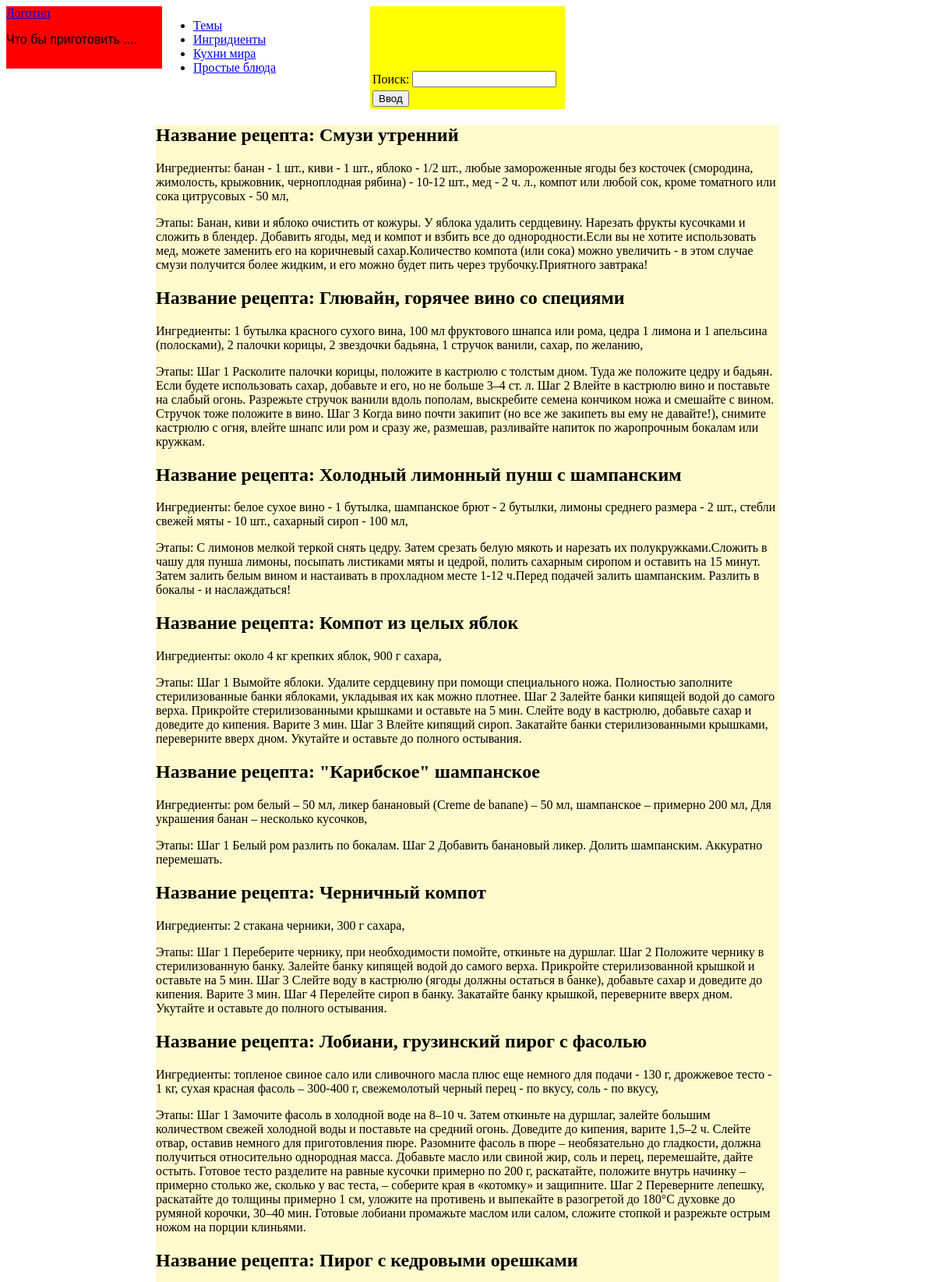
The page / (upper part) on the database its author committed.
### tables this page shows
CREATE TABLE `recept_30` (
  `id` int(11) NOT NULL,
  `name` text DEFAULT NULL,
  `images_name` text DEFAULT NULL,
  `ingridients` text DEFAULT NULL,
  `steps` text DEFAULT NULL,
  `need_time` text DEFAULT NULL,
  `quantity_portion` text DEFAULT NULL,
  `difficult` text DEFAULT NULL,
  `vegetarian` text DEFAULT NULL,
  `kitchen` text DEFAULT NULL,
  `tehnology` text DEFAULT NULL,
  `calorie` text DEFAULT NULL,
  `reason` text DEFAULT NULL,
  `prepare_time` text DEFAULT NULL,
  `equipment` text DEFAULT NULL
);

### index.php (the view, shortened to what this page needs)
<!DOCTYPE html>
<html>
<head>
<link href="style.css" rel="stylesheet">
</head>
  <body>
      <form action="index.php" method="post" name="1_form">
<?php include "header.php"?>
<div class="container1">
<table><tr>
<td> Поиск: </td>
<td> <input type="text" name="predmet" required=" " /> </td>
</tr>
<tr>
<td colspan="2"> <input type="submit" name="l_send" value="Ввод" /> </td>
</tr>
</table>
</form>
<div class="container">
<?php
    $server = "localhost";
    $database = "recipes";
    $username = "root";
    $password = "";
    $connect = mysqli_connect($server, $username, $password) or die(mysqli_error($connect));
    mysqli_select_db($connect, $database) or die("Cannot select Datebase");
	mysqli_set_charset($connect, 'utf8');
	$query = "SELECT * FROM recept_30";
	$result = mysqli_query($connect, $query) or die("Error : ".mysqli_error($connect));
	while ($row = $result->fetch_assoc()) {
       echo '<h2>Название рецепта: '.$row['name']. '</h2>';
       echo '<p>Ингредиенты: '.$row['ingridients']. '</p>';
	   echo '<p>Этапы: '.$row['steps']. '</p>';
   }
   ?>
</div>
</body>
</html>

### header.php
<header>
<div class="logo">
        <a href="index.php">Логотип
        </a>
       <p class="layer1">Что бы приготовить ....</p>
       </div>
	     <div class="top-menu">
         <ul>
             <li><a class="clickMenu" href="#">Темы</a></li>
             <li><a href="#">Ингридиенты</a></li>
             <li><a href="kitchen.php">Кухни мира</a></li>
             <li><a href="#">Простые блюда</a></li>
         </ul>
       </div>
</header>

### style.css (style rules this page uses)
.container { width: 800px; margin-left: auto; margin-right: auto; background-color:#FFFACD; }
.container1 { width: 250px; margin-left: auto; margin-right: auto; background-color:#FFFF00; }
.logo { width: 200px; float: left; height: 80px; background-color:#FF0000; }
.top-menu { width: 685px; height: 80px; float: left; }
.layer1 { font: 12pt sans-serif; }

### rows shown on the page
recept_30: name "Смузи утренний", ingridients "банан - 1 шт., киви - 1 шт., яблоко - 1/2 шт., любые замороженные ягоды без косточек (смородина, жимолость, крыжовник, черноплодная рябина) - 10-12 шт., мед - 2 ч. л., компот или любой сок, кроме томатного или сока цитрусовых - 50 мл,", steps "Банан, киви и яблоко очистить от кожуры. У яблока удалить сердцевину. Нарезать фрукты кусочками и сложить в блендер. Добавить ягоды, мед и компот и взбить все до однородности.Если вы не хотите использовать мед, можете заменить его на коричневый сахар.Количество компота (или сока) можно увеличить - в этом случае смузи получится более жидким, и его можно будет пить через трубочку.Приятного завтрака!"
recept_30: name "Глювайн, горячее вино со специями", ingridients "1 бутылка красного сухого вина, 100 мл фруктового шнапса или рома, цедра 1 лимона и 1 апельсина (полосками), 2 палочки корицы, 2 звездочки бадьяна, 1 стручок ванили, сахар, по желанию,", steps "Шаг 1 Расколите палочки корицы, положите в кастрюлю с толстым дном. Туда же положите цедру и бадьян. Если будете использовать сахар, добавьте и его, но не больше 3–4 ст. л. Шаг 2 Влейте в кастрюлю вино и поставьте на слабый огонь. Разрежьте стручок ванили вдоль пополам, выскребите семена кончиком ножа и смешайте с вином. Стручок тоже положите в вино. Шаг 3 Когда вино почти закипит (но все же закипеть вы ему не давайте!), снимите кастрюлю с огня, влейте шнапс или ром и сразу же, размешав, разливайте напиток по жаропрочным бокалам или кружкам."
recept_30: name "Холодный лимонный пунш с шампанским", ingridients "белое сухое вино - 1 бутылка, шампанское брют - 2 бутылки, лимоны среднего размера - 2 шт., стебли свежей мяты - 10 шт., сахарный сироп - 100 мл,", steps "С лимонов мелкой теркой снять цедру. Затем срезать белую мякоть и нарезать их полукружками.Сложить в чашу для пунша лимоны, посыпать листиками мяты и цедрой, полить сахарным сиропом и оставить на 15 минут. Затем залить белым вином и настаивать в прохладном месте 1-12 ч.Перед подачей залить шампанским. Разлить в бокалы - и наслаждаться!"
recept_30: name "Компот из целых яблок", ingridients "около 4 кг крепких яблок, 900 г сахара,", steps "Шаг 1 Вымойте яблоки. Удалите сердцевину при помощи специального ножа. Полностью заполните стерилизованные банки яблоками, укладывая их как можно плотнее. Шаг 2 Залейте банки кипящей водой до самого верха. Прикройте стерилизованными крышками и оставьте на 5 мин. Слейте воду в кастрюлю, добавьте сахар и доведите до кипения. Варите 3 мин. Шаг 3 Влейте кипящий сироп. Закатайте банки стерилизован­ными крышками, переверните вверх дном. Укутайте и оставьте до полного остывания."
recept_30: name "\"Карибское\" шампанское", ingridients "ром белый – 50 мл, ликер банановый (Creme de banane) – 50 мл, шампанское – примерно 200 мл, Для украшения банан – несколько кусочков,", steps "Шаг 1 Белый ром разлить по бокалам. Шаг 2 Добавить банановый ликер. Долить шампанским. Аккуратно перемешать."
recept_30: name "Черничный компот", ingridients "2 стакана черники, 300 г сахара,", steps "Шаг 1 Переберите чернику, при необходимости помойте, откиньте на дуршлаг. Шаг 2 Положите чернику в стерилизованную банку. Залейте банку кипящей водой до самого верха. Прикройте стерилизованной крышкой и оставьте на 5 мин. Шаг 3 Слейте воду в кастрюлю (ягоды должны остаться в банке), добавьте сахар и доведите до кипения. Варите 3 мин. Шаг 4 Перелейте сироп в банку. Закатайте банку крышкой, переверните вверх дном. Укутайте и оставьте до полного остывания."
recept_30: name "Лобиани, грузинский пирог с фасолью", ingridients "топленое свиное сало или сливочного масла плюс еще немного для подачи - 130 г, дрожжевое тесто - 1 кг, сухая красная фасоль – 300-400 г, свежемолотый черный перец - по вкусу, соль - по вкусу,", steps "Шаг 1 Замочите фасоль в холодной воде на 8–10 ч. Затем откиньте на дуршлаг, залейте большим количеством свежей холодной воды и поставьте на средний огонь. Доведите до кипения, варите 1,5–2 ч. Слейте отвар, оставив немного для приготовления пюре. Разомните фасоль в пюре – необязательно до гладкости, должна получиться относительно однородная масса. Добавьте масло или свиной жир, соль и перец, перемешайте, дайте остыть. Готовое тесто разделите на равные кусочки примерно по 200 г, раскатайте, положите внутрь начинку – примерно столько же, сколько у вас теста, – соберите края в «котомку» и защипните. Шаг 2 Переверните лепешку, раскатайте до толщины примерно 1 см, уложите на противень и выпекайте…"
recept_30: name "Пирог с кедровыми орешками"
